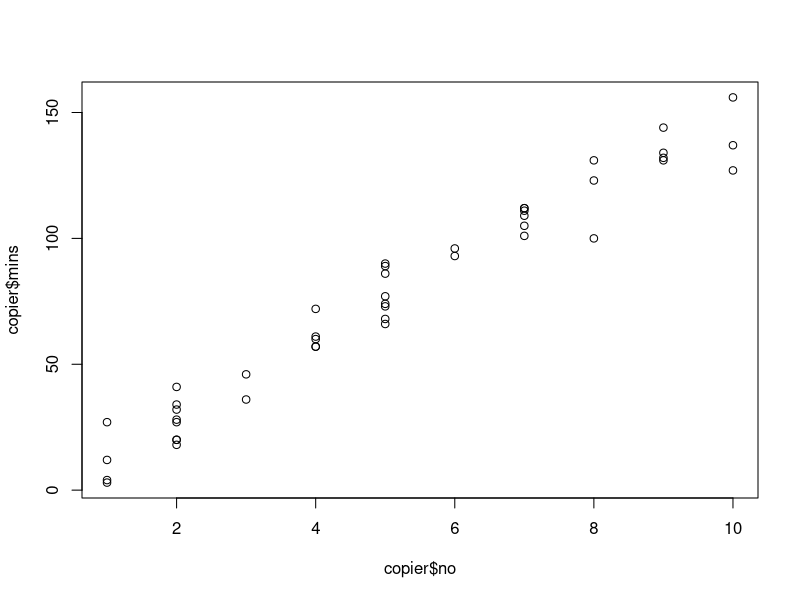
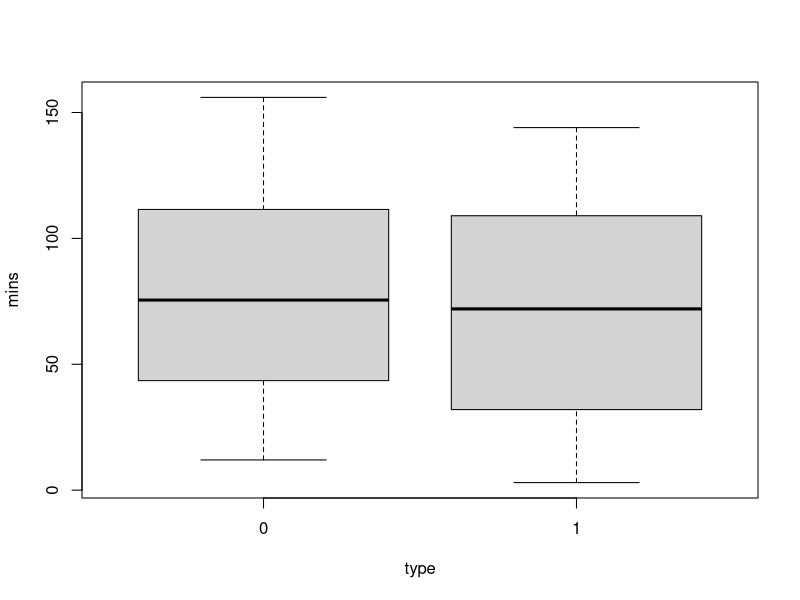
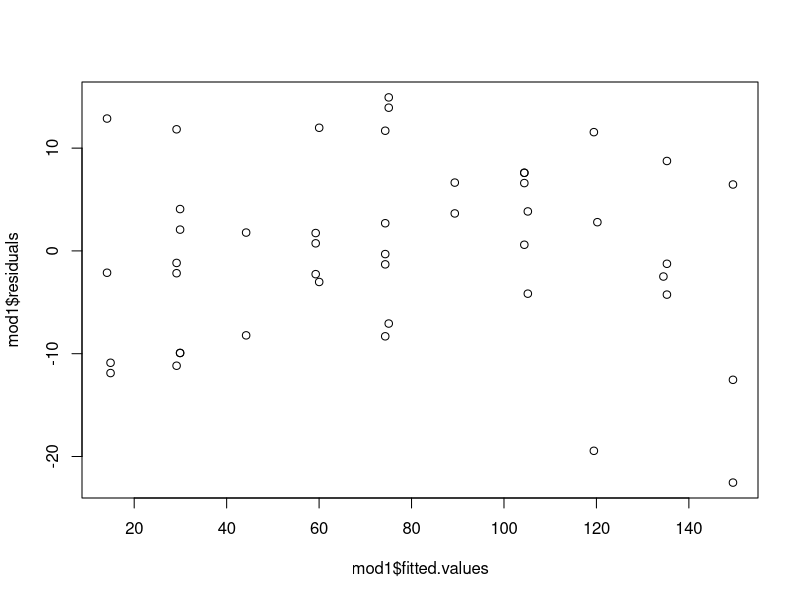
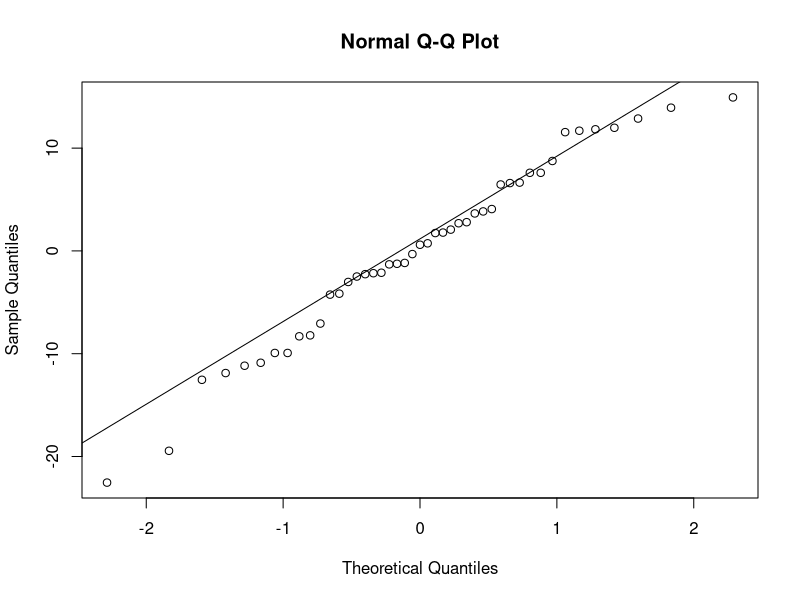
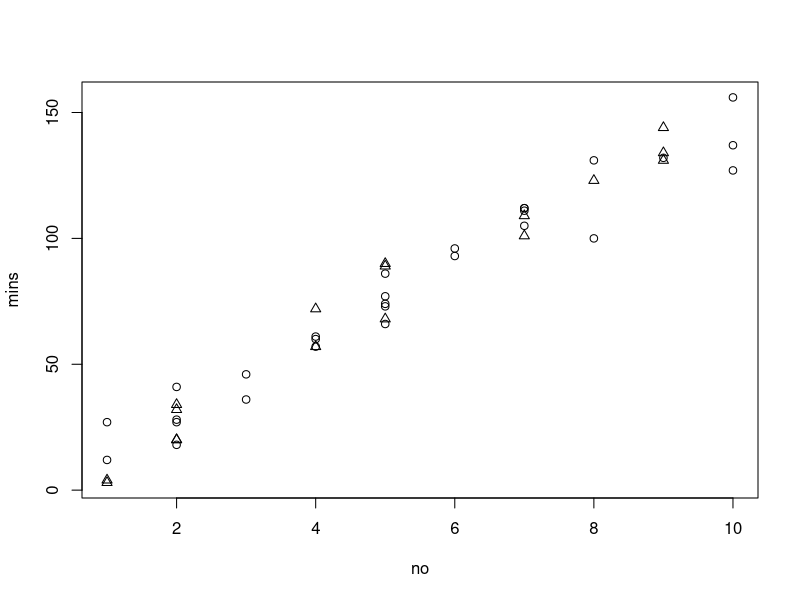
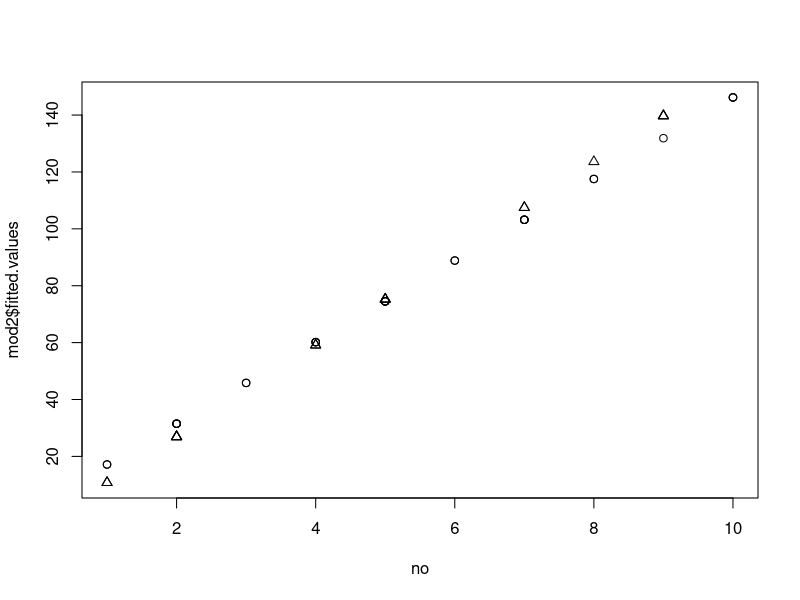
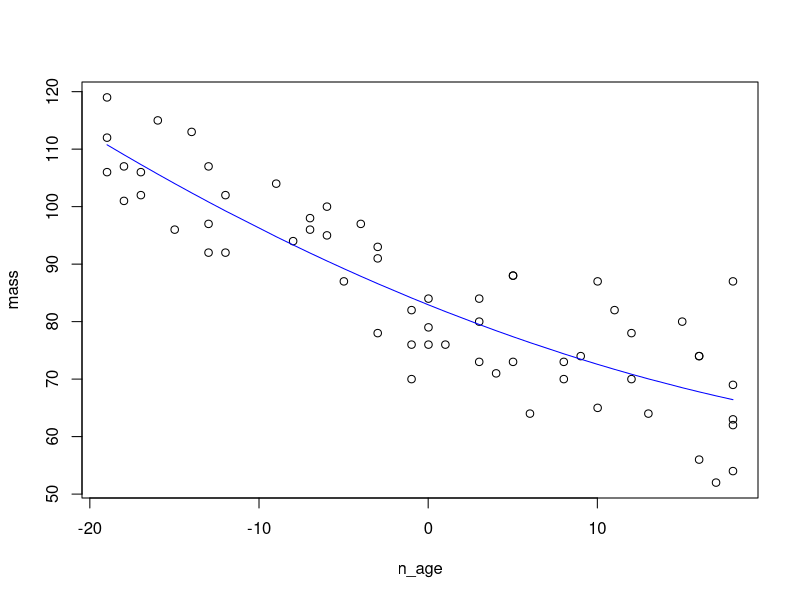
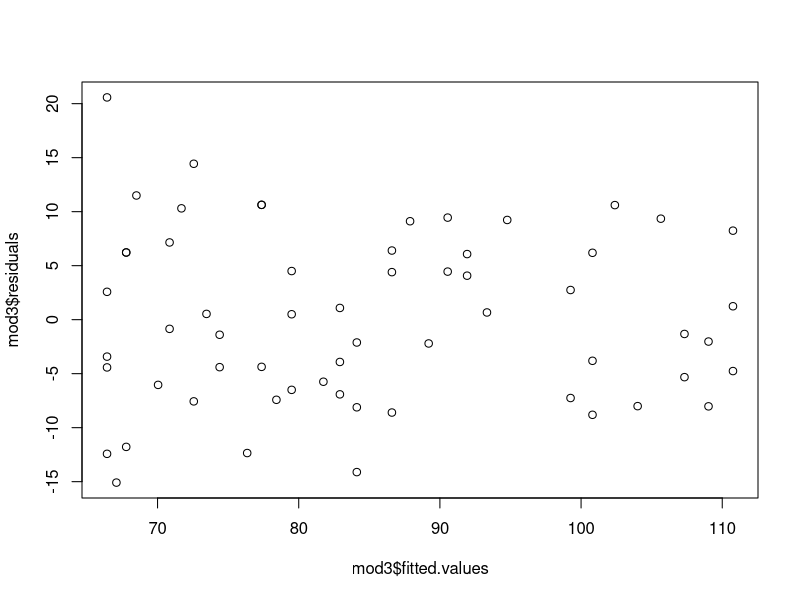

R code for these plots, in order:

#setting a working directory
setwd('~/your/working/directory')

#reading data
copier1 <- read.table(file = 'Q1.20.txt', header = F,
                     col.names = c('mins','no'))
copier2<-read.table(file = 'Q8.15.txt', header = F,
                    col.names = c('type'))
copier<-cbind(copier1,copier2)

plot(copier$no,copier$mins)
boxplot(mins~type,data = copier)

#Estimated regression model
mod1<-lm(mins~.,data=copier)
summary(mod1)

#Residuals plot and QQpot
plot(mod1$fitted.values,mod1$residuals)
qqnorm(mod1$residuals)
qqline(mod1$residuals)

#Evidence that either predictor should be kept
summary(mod1)

#plot Y vs X1 distinguish points by type of copier
plot(mins~no, pch=type+1, data=copier)

#Interaction effect
mod2<-lm(mins~no+type+no*type, data=copier)

#plots with the interaction terms
plot(mod2$fitted.values~no, pch=type+1, data=copier)

#hypothesis testing to see if we can drop the interaction term
anova(mod2,mod1)

#Question 2
#setting working directory
setwd('~/MSU/Msc Mathematics/Applied regression analysis/Homework/Hw 7')

#reading the data
mmass<-read.table(file = 'musclemass.txt', header = F,
                  col.names = c('mass','age'))

mass<-mmass[,-2]
age<-mmass[,-1]
mean(age)
n_age<-age-mean(age)
sq_age<-n_age^2
n_mmass<-as.data.frame(cbind(mass,n_age,sq_age))

#a) Fit a second order model
mod3<-lm(mass~., data=n_mmass)
summary(mod3)

#b)Plot the data and add the fitted line
plot(mass~n_age, data=n_mmass)
lines(sort(n_age),fitted(mod3)[order(n_age)],col="blue",type='l')


#c)Test for a regression relation
summary(mod3)

#d)Estimate muscle mass for women aged 50 years
predict(mod3,newdata = data.frame(n_age=50-59.98333,sq_age=(50-59.98333)^2))

#e)Test whether the quadratic term can be dropped
mod4<-lm(mass~n_age, data=n_mmass)
anova(mod3,mod4)

#f)Fitted regression in the original variable X
beta0<-mod3$coefficients[1]-mod3$coefficients[2]*mean(age)+
  mod3$coefficients[3]*mean(age)^2
beta1<-mod3$coefficients[2]-2*mod3$coefficients[3]*mean(age)
beta2<-mod3$coefficients[3]

#g)Estimate muscle mass for women aged 50 with (f) above
Y50<-beta0+beta1*50+beta2*50^2
Y50

#h) Simple correlation between centered x and sq x and X and sq X
cor(n_mmass)
sqr_age<-age^2
msclmass<-cbind(mmass,sqr_age)
cor(msclmass)

#i)plot residual from (a) against fitted values and the centered variable & Q-Q plot
plot(mod3$residuals~mod3$fitted.values)
plot(mod3$residuals~n_age, data=n_mmass)
plot(mod3$fitted.values~sq_age, data=n_mmass)
qqnorm(mod3$residuals)
qqline(mod3$residuals)

#j)Fit a third order model and test whether or not to keep the three-way interaction
cbd_age<-n_age^3
order3<-cbind(n_mmass,cbd_age)
mod5<-lm(mass~.,data=order3)
anova(mod5,mod3)
